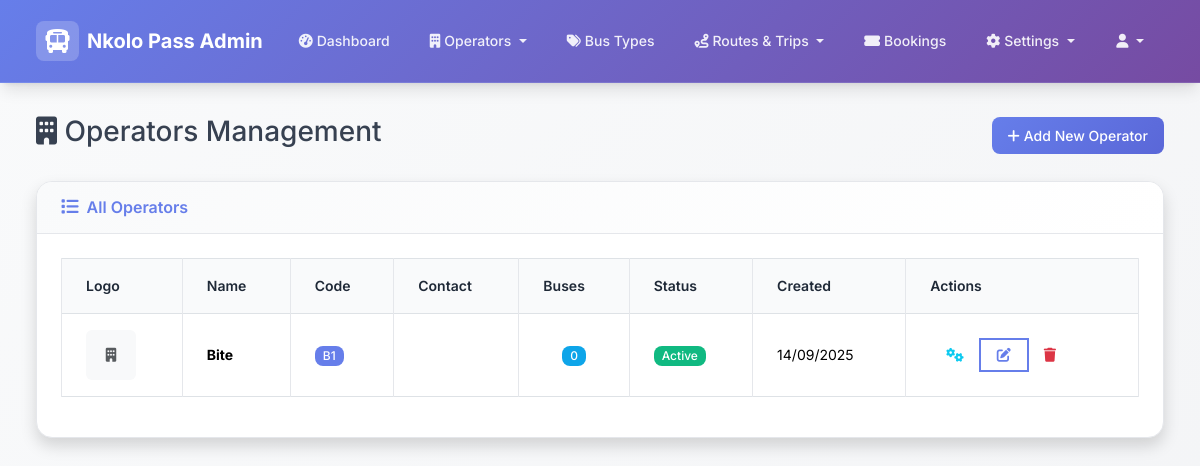
/admin/operators (signed in), run on an earlier commit of the app's database.
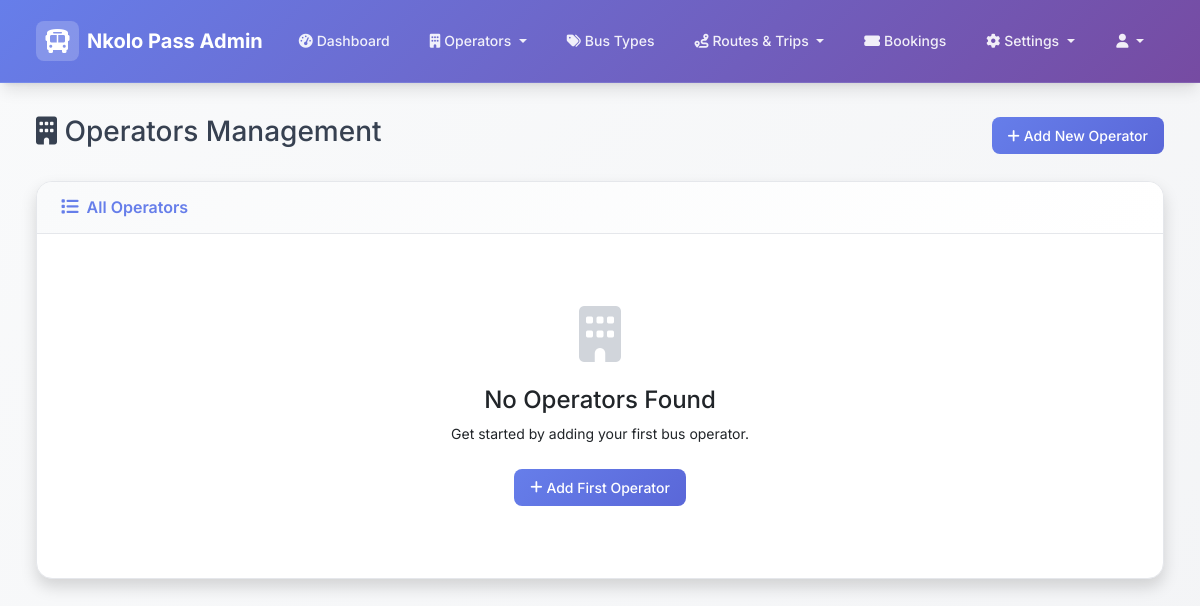
And on a later commit of the database.
### models.py (models this page shows, shortened)
class Operator(db.Model):
    id = db.Column(db.Integer, primary_key=True)
    name = db.Column(db.String(100), nullable=False)
    code = db.Column(db.String(10), unique=True, nullable=False)
    contact_person = db.Column(db.String(100))
    phone = db.Column(db.String(20))
    email = db.Column(db.String(100))
    address = db.Column(db.Text)
    logo_url = db.Column(db.String(500))  # URL to logo image
    is_active = db.Column(db.Boolean, default=True)
    created_at = db.Column(db.DateTime, default=datetime.utcnow)
    locations = db.relationship('OperatorLocation', backref='operator', lazy=True)
    trips = db.relationship('Trip', backref='operator', lazy=True)

### admin_routes.py (the view)
@admin_bp.route('/operators')
def operators():
    if 'admin_id' not in session:
        return redirect(url_for('admin_bp.login'))
    operators = Operator.query.all()
    return render_template('admin/operators/list.html', operators=operators)

### templates/admin/operators/list.html (shortened to what the changed rows need)
{% extends "admin/base.html" %}
{% block content %}
<div class="row">
    <div class="col-12">
        <div class="d-flex justify-content-between align-items-center mb-4">
            <h1 class="h3">
                <i class="fas fa-building"></i> Operators Management
            </h1>
        </div>
    </div>
</div>
<div class="row">
    <div class="col-12">
        <div class="card shadow">
            <div class="card-body">
                {% if operators %}
                    <div class="table-responsive">
                        <table class="table table-bordered table-hover" id="operatorsTable">
                            <thead>
                                <tr>
                                    <th>Logo</th>
                                    <th>Name</th>
                                    <th>Code</th>
                                    <th>Contact</th>
                                    <th>Buses</th>
                                    <th>Status</th>
                                    <th>Created</th>
                                    <th>Actions</th>
                                </tr>
                            </thead>
                            <tbody>
                                {% for operator in operators %}
                                <tr>
                                    <td class="text-center">
                                        {% if operator.logo_url %}
                                            <img src="{{ operator.logo_url }}" onerror="this.onerror=null;this.src='https://via.placeholder.com/50x50?text=Logo';"
                                                 alt="{{ operator.name }}"
                                                 class="rounded"
                                                 style="width: 50px; height: 50px; object-fit: cover;">
                                        {% else %}
                                            <div class="bg-light rounded d-flex align-items-center justify-content-center"
                                                 style="width: 50px; height: 50px;">
                                                <i class="fas fa-building text-muted"></i>
                                            </div>
                                        {% endif %}
                                    </td>
                                    <td>
                                        <div class="fw-bold">{{ operator.name }}</div>
                                    </td>
                                    <td>
                                        <span class="badge bg-primary">{{ operator.code }}</span>
                                    </td>
                                    <td>
                                    </td>
                                    <td class="text-center">
                                        <span class="badge bg-info">{{ operator.buses|length }}</span>
                                    </td>
                                    <td>
                                        {% if operator.is_active %}
                                            <span class="badge bg-success">Active</span>
                                        {% else %}
                                            <span class="badge bg-danger">Inactive</span>
                                        {% endif %}
                                    </td>
                                    <td>{{ operator.created_at.strftime('%d/%m/%Y') }}</td>
                                    <td>
                                        <div class="btn-group" role="group">
                                            <a href="{{ url_for('admin_bp.operator_bus_types', operator_id=operator.id) }}"
                                               class="btn btn-sm btn-outline-info"
                                               title="Configure Bus Types">
                                                <i class="fas fa-cogs"></i>
                                            </a>
                                            <a href="{{ url_for('admin_bp.edit_operator', id=operator.id) }}"
                                               class="btn btn-sm btn-outline-primary"
                                               title="Edit">
                                                <i class="fas fa-edit"></i>
                                            </a>
                                            <button type="button"
                                                    class="btn btn-sm btn-outline-danger"
                                                    onclick="confirmDelete('{{ operator.name }}', '{{ url_for('admin_bp.delete_operator', id=operator.id) }}')"
                                                    title="Delete">
                                                <i class="fas fa-trash"></i>
                                            </button>
                                        </div>
                                    </td>
                                </tr>
                                {% endfor %}
                            </tbody>
                        </table>
                    </div>
                {% else %}
                    <div class="text-center py-5">
                        <i class="fas fa-building fa-4x text-gray-300 mb-4"></i>
                        <h4 class="text-gray-600">No Operators Found</h4>
                        <p class="text-gray-500 mb-4">Get started by adding your first bus operator.</p>
                        <a href="{{ url_for('admin_bp.add_operator') }}" class="btn btn-primary">
                            <i class="fas fa-plus"></i> Add First Operator
                        </a>
                    </div>
                {% endif %}
            </div>
        </div>
    </div>
</div>
{% endblock %}

What changed in the data, as far as the page shows it:
removed Operator: name "Bite", code "B1", buses|length "0", is_active "Active", created_at "14/09/2025"
Also different on the page:
text no longer shown: "Logo Name Code Contact Buses Status Created Actions"
text now shown: "No Operators Found Get started by adding your first bus operator. Add First Operator"
